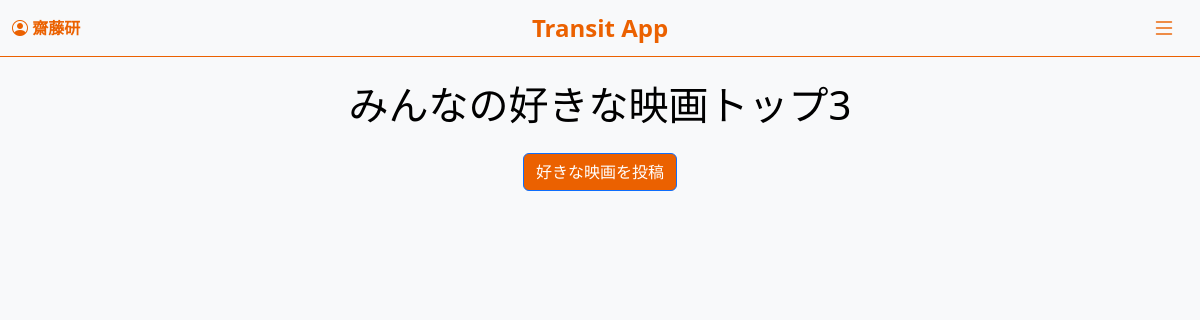
Page /favorite_movies/ (signed in) on the earlier database version.
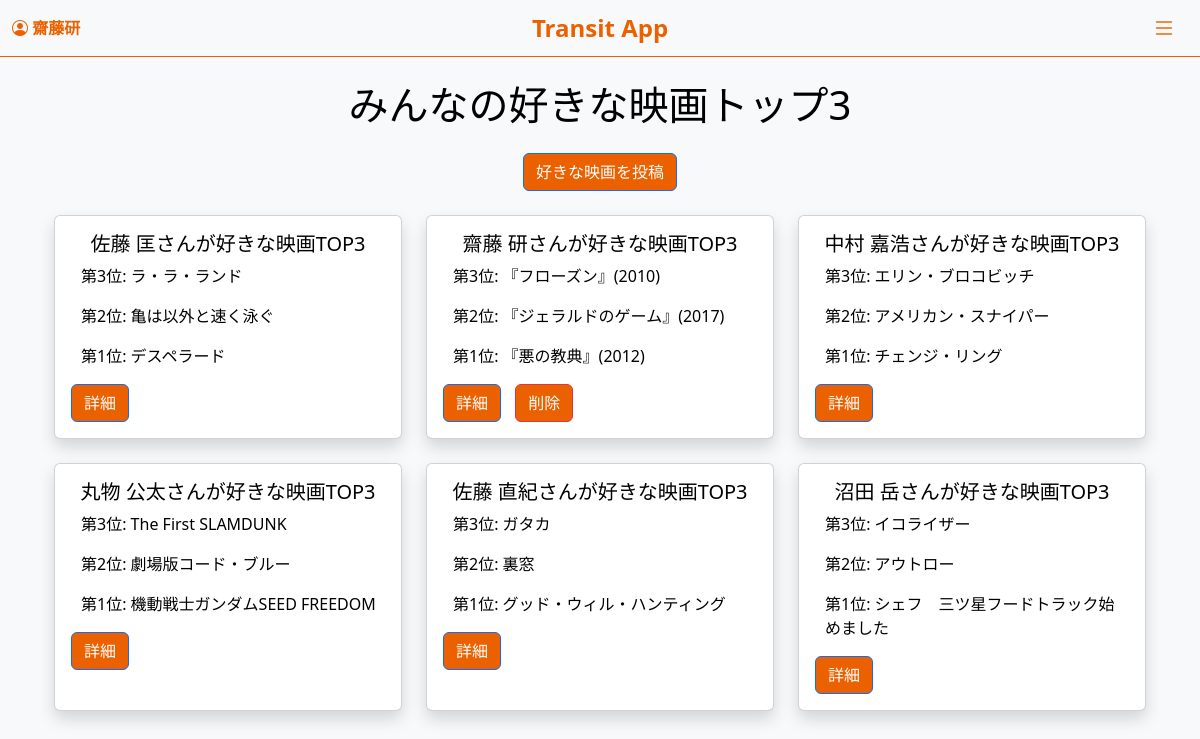
Same page on the later database version.
### accounts/models.py (models this page shows, shortened)
class FavoriteMovies(models.Model):
    user = models.ForeignKey(User, on_delete=models.CASCADE, related_name='favorite_movies')
    rank_3 = models.CharField(max_length=255, verbose_name="第3位の映画")
    reason_3 = models.TextField(verbose_name="第3位の理由")
    rank_2 = models.CharField(max_length=255, verbose_name="第2位の映画")
    reason_2 = models.TextField(verbose_name="第2位の理由")
    rank_1 = models.CharField(max_length=255, verbose_name="第1位の映画")
    reason_1 = models.TextField(verbose_name="第1位の理由")
    created_at = models.DateTimeField(auto_now_add=True)

### accounts/views.py (the view)
# urls.py: path('favorite_movies/', views.favorite_movies_list, name='favorite_movies_list'),
@login_required
def favorite_movies_list(request):
    movies = FavoriteMovies.objects.all().order_by('-created_at')
    return render(request, 'accounts/favorite_movies_list.html', {'movies': movies})

### accounts/templates/accounts/favorite_movies_list.html (shortened to what this page needs)
{% extends 'accounts/base.html' %}
{% block content %}
<div class="container mt-4">
    <h1 class="text-center mb-4">みんなの好きな映画トップ3</h1>
    <div class="text-center mb-4">
        <a href="{% url 'favorite_movies_create' %}" class="btn btn-primary">好きな映画を投稿</a>
    </div>
    <div class="row justify-content-center">
        {% for movie in movies %}
        <div class="col-md-6 col-lg-4 mb-4 d-flex align-items-stretch">
            <div class="card text-center w-100 shadow">
                <div class="card-body">
                    <h5 class="card-title">{{ movie.user.last_name }} {{ movie.user.first_name }}さんが好きな映画TOP3</h5>
                    <p class="rank">第3位: {{ movie.rank_3 }}</p>
                    <p class="rank">第2位: {{ movie.rank_2 }}</p>
                    <p class="rank">第1位: {{ movie.rank_1 }}</p>
                    <div class="button-group">
                        <a href="{% url 'favorite_movies_detail' movie.pk %}" class="btn btn-primary">詳細</a>
                        {% if movie.user == user %}
                        <form method="post" action="{% url 'favorite_movies_delete' movie.pk %}" class="d-inline">
                            <button type="submit" class="btn btn-danger">削除</button>
                        </form>
                        {% endif %}
                    </div>
                </div>
            </div>
        </div>
        {% endfor %}
    </div>
</div>
{% endblock %}

### accounts/templates/accounts/base.html (shortened to what this page needs)
<!DOCTYPE html>
<html lang="ja">
<head>
    <link href="https://cdn.jsdelivr.net/npm/bootstrap@5.3.0/dist/css/bootstrap.min.css" rel="stylesheet">
    <link href="https://cdn.jsdelivr.net/npm/bootstrap-icons/font/bootstrap-icons.css" rel="stylesheet">
</head>
<body>
    <nav class="navbar navbar-light">
        <div class="container-fluid">
            {% if user.is_authenticated %}
                <span class="navbar-text">
                    <i class="bi bi-person-circle"></i> <strong>{{ user.username }}</strong>
                </span>
            {% else %}
                <a href="{% url 'login' %}" class="navbar-text">ログイン</a>
            {% endif %}
            <div class="navbar-brand">Transit App</div>
            <button class="navbar-toggler" type="button" data-bs-toggle="offcanvas" data-bs-target="#offcanvasMenu" aria-controls="offcanvasMenu">
                <i class="bi bi-list"></i>
            </button>
        </div>
    </nav>
    <div class="container">
        {% block content %}
        {% endblock content %}
    </div>
</body>
</html>

### accounts/templates/accounts/base.html (style rules this page uses)
body { background-color: #f8f9fa; }
.navbar { background-color: transparent; border-bottom: 1px solid #eb6100; justify-content: center; }
.navbar-text { margin-right: auto; color: #EB6100; font-size: 16px; }
.navbar-brand { color: #EB6100; font-size: 24px; font-weight: bold; position: absolute; left: 50%; transform: translateX(-50%); }
.navbar-toggler { border: none; margin-left: auto; outline: none; box-shadow: none; }
.navbar-toggler i { font-size: 24px; color: #EB6100; }
.text-center { color: #000000; }
.btn { background-color: #EB6100; color: white; }
.rank { text-align: left; margin-left: 10px; }
.button-group { text-align: left; margin-top: 10px; }
.button-group a, .button-group form { display: inline-block; margin-right: 10px; }

Differences in the rows shown:
added FavoriteMovies: user.last_name "佐藤", user.first_name "匡", rank_3 "ラ・ラ・ランド", rank_2 "亀は以外と速く泳ぐ", rank_1 "デスペラード"
added FavoriteMovies: user.last_name "齋藤", user.first_name "研", rank_3 "『フローズン』(2010)", rank_2 "『ジェラルドのゲーム』(2017)", rank_1 "『悪の教典』(2012)", shows "削除"
added FavoriteMovies: user.last_name "中村", user.first_name "嘉浩", rank_3 "エリン・ブロコビッチ", rank_2 "アメリカン・スナイパー", rank_1 "チェンジ・リング"
added FavoriteMovies: user.last_name "丸物", user.first_name "公太", rank_3 "The First SLAMDUNK", rank_2 "劇場版コード・ブルー", rank_1 "機動戦士ガンダムSEED FREEDOM"
added FavoriteMovies: user.last_name "佐藤", user.first_name "直紀", rank_3 "ガタカ", rank_2 "裏窓", rank_1 "グッド・ウィル・ハンティング"
added FavoriteMovies: user.last_name "沼田", user.first_name "岳", rank_3 "イコライザー", rank_2 "アウトロー", rank_1 "シェフ 三ツ星フードトラック始めました"
